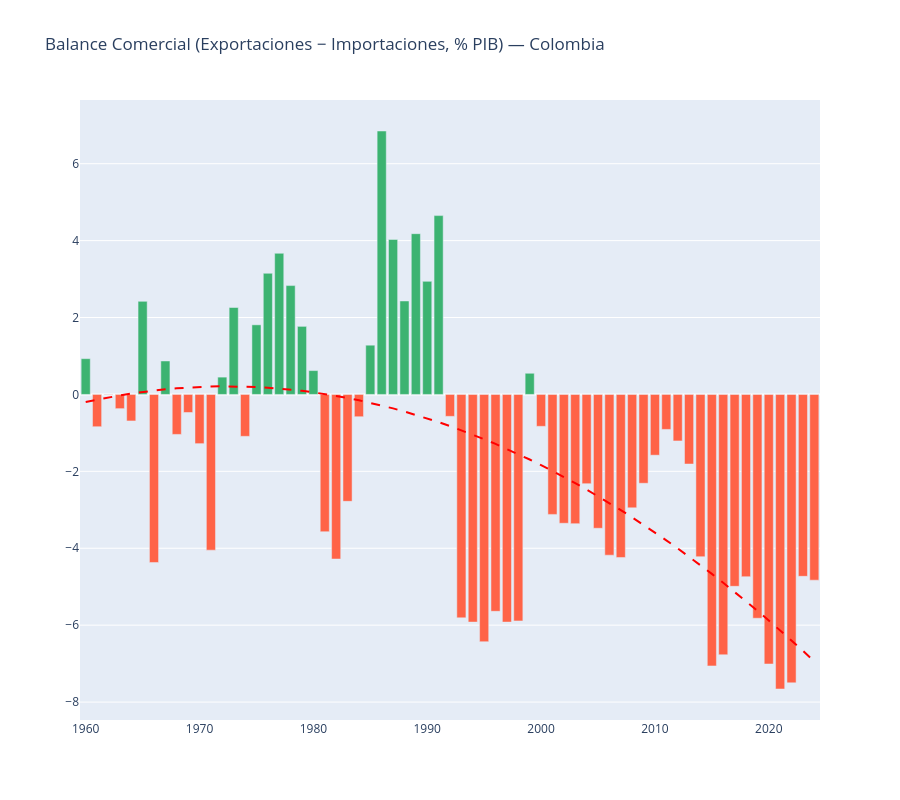

Source (notebook cell):
### Code cell
# Balance comercial
fig = go.Figure()

colors_bc = np.where(df['balance_comercial'] >= 0, 'mediumseagreen', 'tomato')
fig.add_trace(go.Bar(x=df['year'], y=df['balance_comercial'],
                     marker_color=colors_bc, name='Balance comercial'))
add_trend(fig, df['year'].values, df['balance_comercial'].values)

fig.update_layout(title='Balance Comercial (Exportaciones − Importaciones, % PIB) — Colombia', height=HEIGHT, showlegend=False)
fig.show()

### Figure 1 — Plotly figure (JSON) as saved in the notebook; plotly's stock layout.template omitted (floating-point values rounded to 4 significant figures)
{"data": [{"marker": {"color": ["mediumseagreen", "tomato", "tomato", "tomato", "tomato", "mediumseagreen", "tomato", "mediumseagreen", "tomato", "tomato", "tomato", "tomato", "mediumseagreen", "mediumseagreen", "tomato", "mediumseagreen", "mediumseagreen", "mediumseagreen", "mediumseagreen", "mediumseagreen", "mediumseagreen", "tomato", "tomato", "tomato", "tomato", "mediumseagreen", "mediumseagreen", "mediumseagreen", "mediumseagreen", "mediumseagreen", "mediumseagreen", "mediumseagreen", "tomato", "tomato", "tomato", "tomato", "tomato", "tomato", "tomato", "mediumseagreen", "tomato", "tomato", "tomato", "tomato", "tomato", "tomato", "tomato", "tomato", "tomato", "tomato", "tomato", "tomato", "tomato", "tomato", "tomato", "tomato", "tomato", "tomato", "tomato", "tomato", "tomato", "tomato", "tomato", "tomato", "tomato"]}, "name": "Balance comercial", "type": "bar", "x": [1960, 1961, 1962, 1963, 1964, 1965, 1966, 1967, 1968, 1969, 1970, 1971, 1972, 1973, 1974, 1975, 1976, 1977, 1978, 1979, 1980, 1981, 1982, 1983, 1984, 1985, 1986, 1987, 1988, 1989, 1990, 1991, 1992, 1993, 1994, 1995, 1996, 1997, 1998, 1999, 2000, 2001, 2002, 2003, 2004, 2005, 2006, 2007, 2008, 2009, 2010, 2011, 2012, 2013, 2014, 2015, 2016, 2017, 2018, 2019, 2020, 2021, 2022, 2023, 2024], "y": [0.93, -0.84, -0.01, -0.37, -0.69, 2.42, -4.37, 0.87, -1.04, -0.47, -1.28, -4.05, 0.45, 2.26, -1.09, 1.81, 3.15, 3.67, 2.83, 1.77, 0.62, -3.57, -4.28, -2.78, -0.58, 1.28, 6.85, 4.03, 2.43, 4.18, 2.94, 4.65, -0.57, -5.81, -5.92, -6.43, -5.64, -5.92, -5.89, 0.55, -0.83, -3.12, -3.35, -3.36, -2.32, -3.48, -4.18, -4.24, -2.95, -2.31, -1.58, -0.91, -1.21, -1.81, -4.22, -7.06, -6.77, -4.99, -4.74, -5.82, -7.01, -7.66, -7.5, -4.73, -4.83]}, {"line": {"color": "red", "dash": "dash"}, "mode": "lines", "name": "Tendencia", "showlegend": false, "type": "scatter", "x": [1960, 1961, 1962, 1963, 1964, 1965, 1966, 1967, 1968, 1969, 1970, 1971, 1972, 1973, 1974, 1975, 1976, 1977, 1978, 1979, 1980, 1981, 1982, 1983, 1984, 1985, 1986, 1987, 1988, 1989, 1990, 1991, 1992, 1993, 1994, 1995, 1996, 1997, 1998, 1999, 2000, 2001, 2002, 2003, 2004, 2005, 2006, 2007, 2008, 2009, 2010, 2011, 2012, 2013, 2014, 2015, 2016, 2017, 2018, 2019, 2020, 2021, 2022, 2023, 2024], "y": [-0.199, -0.1353, -0.07704, -0.02411, 0.02346, 0.06566, 0.1025, 0.134, 0.1601, 0.1808, 0.1962, 0.2062, 0.2108, 0.2101, 0.204, 0.1925, 0.1757, 0.1535, 0.126, 0.09306, 0.05477, 0.01112, -0.03789, -0.09228, -0.152, -0.2171, -0.2876, -0.3635, -0.4447, -0.5313, -0.6232, -0.7205, -0.8232, -0.9312, -1.045, -1.163, -1.288, -1.417, -1.552, -1.692, -1.838, -1.989, -2.145, -2.307, -2.474, -2.646, -2.824, -3.007, -3.196, -3.39, -3.589, -3.793, -4.003, -4.219, -4.44, -4.666, -4.897, -5.134, -5.376, -5.624, -5.877, -6.135, -6.398, -6.667, -6.942]}], "layout": {"height": 800, "showlegend": false, "title": {"text": "Balance Comercial (Exportaciones − Importaciones, % PIB) — Colombia"}}}
